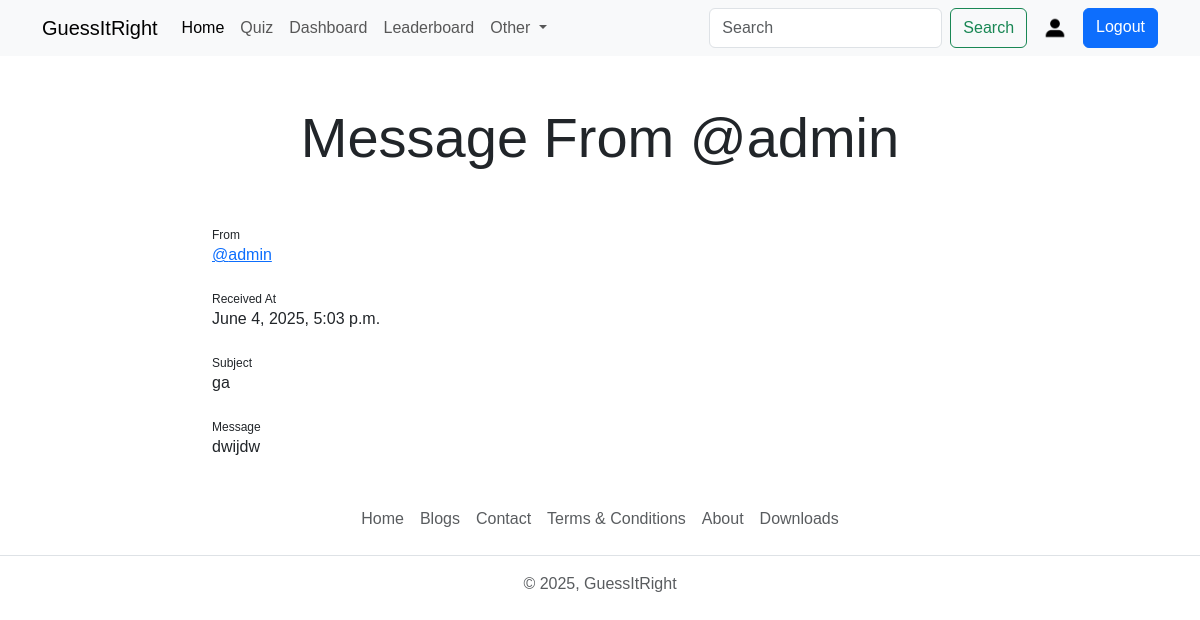
The app's page /message/1 (signed in) with its own data.
### base/models.py (models this page shows, shortened)
class Message(models.Model) :
    user = models.ForeignKey('auth.user', on_delete=models.CASCADE)
    subject = models.CharField(max_length=255)
    message = models.TextField()
    is_read = models.BooleanField(default=False)
    created_at = models.DateTimeField(auto_now_add=True)

### base/views.py (the view)
# urls.py: path('message/<int:id>', views.message_view, name = 'message') ,
@user_passes_test(is_superuser)
@login_required
def message_view(request, id) :
    user_object = User.objects.get(username = request.user)
    user_profile = Profile.objects.get(user = user_object)
    message = Message.objects.filter(id=int(id)).first()
    if not message.is_read :
        message.is_read = True
        message.save()
    context = {"user_profile" : user_profile, "message" : message}
    return render(request, "message.html", context)

### base/views.py (called while the page is built)
def is_superuser(user) :
    return user.is_superuser

### templates/message.html (shortened to what this page needs)
{%extends 'index.html' %}
{% block content %}
    <h1 class="display-4 text-center my-5">Message From @{{message.user.username}}</h1>
    <main>
        <div class="container col-md-8 col-sm-12">
            <article>
                <sub>From</sub>
                <p class="" title="click to see profile"><a href="{% url 'profile' message.user.username %}">@{{message.user.username}}</a></p>
                <sub>Received At</sub>
                <p>{{message.created_at}}</p>
                <sub>Subject</sub>
                <p>{{message.subject}}</p>
                <sub>Message</sub>
                <p>{{message.message}}</p>
            </article>
        </div>
    </main>
{% endblock content %}

### static/css/style.css (style rules this page uses)
* { font-family: 'Trebuchet MS', 'Lucida Sans Unicode', 'Lucida Grande', 'Lucida Sans', Arial, sans-serif; }

### records on screen
Message: user.username "admin", created_at "June 4, 2025, 5:03 p.m.", subject "ga", message "dwijdw"
